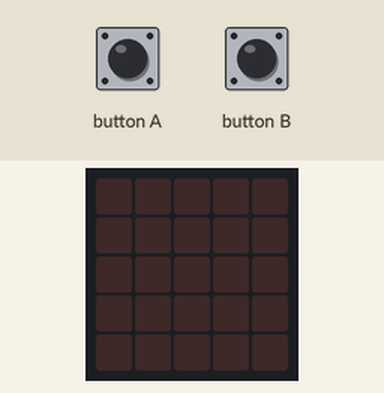
Bench run of a program on a simulated BBC micro:bit (MakeCode). Parts: the board's 5×5 LED display. Inputs (shaded band) come from the test bench.

Above: at 1.2 s.
1.3 s: button B pressed for 0.15 s
At 2.4 s:
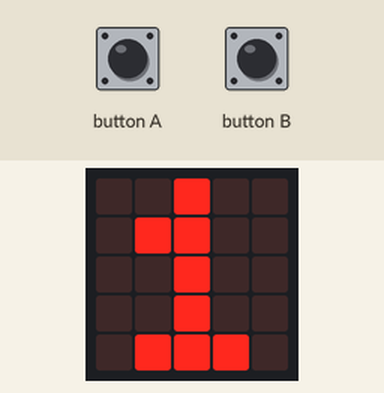
2.9 s: button B pressed for 0.15 s
At 3.6 s:
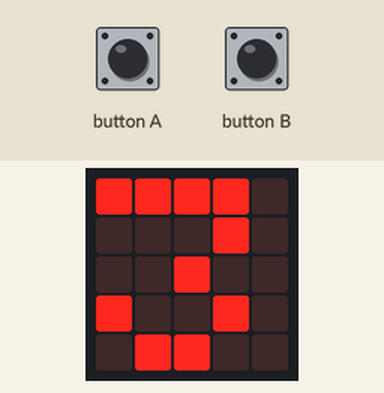
Timing chart, 0 to 5.9 s (numbered marks = the images above; inputs shaded):
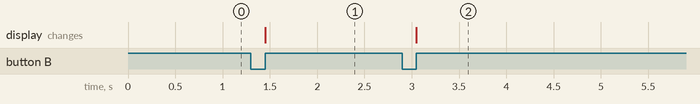

The program:

main.ts
```typescript
let start = 0
let elsapset = 0
input.onButtonPressed(Button.A, function () {
    start = input.runningTime()
})
input.onButtonPressed(Button.B, function () {
    elsapset = input.runningTime() - start
    basic.showNumber(Math.idiv(elsapset, 1000))
})
```

test.ts
```typescript
// tests gaan hier; deze zal niet worden gecompileerd wanneer dit pakket wordt gebruikt als extensie.
```

Measured:
- after the input at 1.3 s, the display: changes after 0.15 s (image 1)
- after the input at 2.9 s, the display: changes after 0.15 s (image 2)
